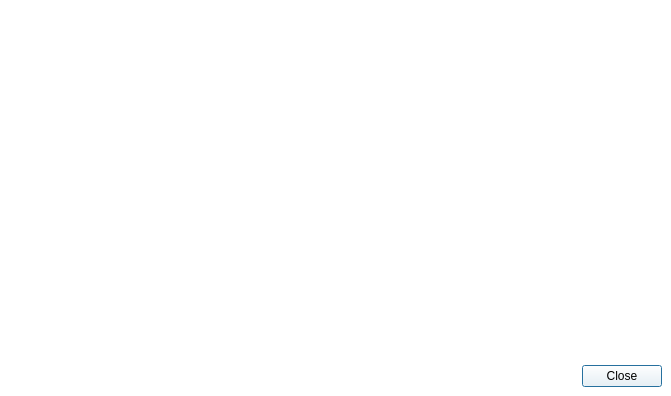
<?xml version="1.0" encoding="UTF-8"?>
<ui version="4.0">
 <class>qSlicerAppAboutDialog</class>
 <widget class="QDialog" name="qSlicerAppAboutDialog">
  <property name="geometry">
   <rect>
    <x>0</x>
    <y>0</y>
    <width>671</width>
    <height>396</height>
   </rect>
  </property>
  <property name="sizePolicy">
   <sizepolicy hsizetype="Preferred" vsizetype="Preferred">
    <horstretch>0</horstretch>
    <verstretch>0</verstretch>
   </sizepolicy>
  </property>
  <property name="palette">
   <palette>
    <active>
     <colorrole role="WindowText">
      <brush brushstyle="SolidPattern">
       <color alpha="255">
        <red>0</red>
        <green>0</green>
        <blue>0</blue>
       </color>
      </brush>
     </colorrole>
     <colorrole role="Button">
      <brush brushstyle="SolidPattern">
       <color alpha="255">
        <red>255</red>
        <green>255</green>
        <blue>255</blue>
       </color>
      </brush>
     </colorrole>
     <colorrole role="Light">
      <brush brushstyle="SolidPattern">
       <color alpha="255">
        <red>255</red>
        <green>255</green>
        <blue>255</blue>
       </color>
      </brush>
     </colorrole>
     <colorrole role="Midlight">
      <brush brushstyle="SolidPattern">
       <color alpha="255">
        <red>255</red>
        <green>255</green>
        <blue>255</blue>
       </color>
      </brush>
     </colorrole>
     <colorrole role="Dark">
      <brush brushstyle="SolidPattern">
       <color alpha="255">
        <red>127</red>
        <green>127</green>
        <blue>127</blue>
       </color>
      </brush>
     </colorrole>
     <colorrole role="Mid">
      <brush brushstyle="SolidPattern">
       <color alpha="255">
        <red>170</red>
        <green>170</green>
        <blue>170</blue>
       </color>
      </brush>
     </colorrole>
     <colorrole role="Text">
      <brush brushstyle="SolidPattern">
       <color alpha="255">
        <red>0</red>
        <green>0</green>
        <blue>0</blue>
       </color>
      </brush>
     </colorrole>
     <colorrole role="BrightText">
      <brush brushstyle="SolidPattern">
       <color alpha="255">
        <red>255</red>
        <green>255</green>
        <blue>255</blue>
       </color>
      </brush>
     </colorrole>
     <colorrole role="ButtonText">
      <brush brushstyle="SolidPattern">
       <color alpha="255">
        <red>0</red>
        <green>0</green>
        <blue>0</blue>
       </color>
      </brush>
     </colorrole>
     <colorrole role="Base">
      <brush brushstyle="SolidPattern">
       <color alpha="255">
        <red>255</red>
        <green>255</green>
        <blue>255</blue>
       </color>
      </brush>
     </colorrole>
     <colorrole role="Window">
      <brush brushstyle="SolidPattern">
       <color alpha="255">
        <red>255</red>
        <green>255</green>
        <blue>255</blue>
       </color>
      </brush>
     </colorrole>
     <colorrole role="Shadow">
      <brush brushstyle="SolidPattern">
       <color alpha="255">
        <red>0</red>
        <green>0</green>
        <blue>0</blue>
       </color>
      </brush>
     </colorrole>
     <colorrole role="AlternateBase">
      <brush brushstyle="SolidPattern">
       <color alpha="255">
        <red>255</red>
        <green>255</green>
        <blue>255</blue>
       </color>
      </brush>
     </colorrole>
     <colorrole role="ToolTipBase">
      <brush brushstyle="SolidPattern">
       <color alpha="255">
        <red>255</red>
        <green>255</green>
        <blue>220</blue>
       </color>
      </brush>
     </colorrole>
     <colorrole role="ToolTipText">
      <brush brushstyle="SolidPattern">
       <color alpha="255">
        <red>0</red>
        <green>0</green>
        <blue>0</blue>
       </color>
      </brush>
     </colorrole>
    </active>
    <inactive>
     <colorrole role="WindowText">
      <brush brushstyle="SolidPattern">
       <color alpha="255">
        <red>0</red>
        <green>0</green>
        <blue>0</blue>
       </color>
      </brush>
     </colorrole>
     <colorrole role="Button">
      <brush brushstyle="SolidPattern">
       <color alpha="255">
        <red>255</red>
        <green>255</green>
        <blue>255</blue>
       </color>
      </brush>
     </colorrole>
     <colorrole role="Light">
      <brush brushstyle="SolidPattern">
       <color alpha="255">
        <red>255</red>
        <green>255</green>
        <blue>255</blue>
       </color>
      </brush>
     </colorrole>
     <colorrole role="Midlight">
      <brush brushstyle="SolidPattern">
       <color alpha="255">
        <red>255</red>
        <green>255</green>
        <blue>255</blue>
       </color>
      </brush>
     </colorrole>
     <colorrole role="Dark">
      <brush brushstyle="SolidPattern">
       <color alpha="255">
        <red>127</red>
        <green>127</green>
        <blue>127</blue>
       </color>
      </brush>
     </colorrole>
     <colorrole role="Mid">
      <brush brushstyle="SolidPattern">
       <color alpha="255">
        <red>170</red>
        <green>170</green>
        <blue>170</blue>
       </color>
      </brush>
     </colorrole>
     <colorrole role="Text">
      <brush brushstyle="SolidPattern">
       <color alpha="255">
        <red>0</red>
        <green>0</green>
        <blue>0</blue>
       </color>
      </brush>
     </colorrole>
     <colorrole role="BrightText">
      <brush brushstyle="SolidPattern">
       <color alpha="255">
        <red>255</red>
        <green>255</green>
        <blue>255</blue>
       </color>
      </brush>
     </colorrole>
     <colorrole role="ButtonText">
      <brush brushstyle="SolidPattern">
       <color alpha="255">
        <red>0</red>
        <green>0</green>
        <blue>0</blue>
       </color>
      </brush>
     </colorrole>
     <colorrole role="Base">
      <brush brushstyle="SolidPattern">
       <color alpha="255">
        <red>255</red>
        <green>255</green>
        <blue>255</blue>
       </color>
      </brush>
     </colorrole>
     <colorrole role="Window">
      <brush brushstyle="SolidPattern">
       <color alpha="255">
        <red>255</red>
        <green>255</green>
        <blue>255</blue>
       </color>
      </brush>
     </colorrole>
     <colorrole role="Shadow">
      <brush brushstyle="SolidPattern">
       <color alpha="255">
        <red>0</red>
        <green>0</green>
        <blue>0</blue>
       </color>
      </brush>
     </colorrole>
     <colorrole role="AlternateBase">
      <brush brushstyle="SolidPattern">
       <color alpha="255">
        <red>255</red>
        <green>255</green>
        <blue>255</blue>
       </color>
      </brush>
     </colorrole>
     <colorrole role="ToolTipBase">
      <brush brushstyle="SolidPattern">
       <color alpha="255">
        <red>255</red>
        <green>255</green>
        <blue>220</blue>
       </color>
      </brush>
     </colorrole>
     <colorrole role="ToolTipText">
      <brush brushstyle="SolidPattern">
       <color alpha="255">
        <red>0</red>
        <green>0</green>
        <blue>0</blue>
       </color>
      </brush>
     </colorrole>
    </inactive>
    <disabled>
     <colorrole role="WindowText">
      <brush brushstyle="SolidPattern">
       <color alpha="255">
        <red>127</red>
        <green>127</green>
        <blue>127</blue>
       </color>
      </brush>
     </colorrole>
     <colorrole role="Button">
      <brush brushstyle="SolidPattern">
       <color alpha="255">
        <red>255</red>
        <green>255</green>
        <blue>255</blue>
       </color>
      </brush>
     </colorrole>
     <colorrole role="Light">
      <brush brushstyle="SolidPattern">
       <color alpha="255">
        <red>255</red>
        <green>255</green>
        <blue>255</blue>
       </color>
      </brush>
     </colorrole>
     <colorrole role="Midlight">
      <brush brushstyle="SolidPattern">
       <color alpha="255">
        <red>255</red>
        <green>255</green>
        <blue>255</blue>
       </color>
      </brush>
     </colorrole>
     <colorrole role="Dark">
      <brush brushstyle="SolidPattern">
       <color alpha="255">
        <red>127</red>
        <green>127</green>
        <blue>127</blue>
       </color>
      </brush>
     </colorrole>
     <colorrole role="Mid">
      <brush brushstyle="SolidPattern">
       <color alpha="255">
        <red>170</red>
        <green>170</green>
        <blue>170</blue>
       </color>
      </brush>
     </colorrole>
     <colorrole role="Text">
      <brush brushstyle="SolidPattern">
       <color alpha="255">
        <red>127</red>
        <green>127</green>
        <blue>127</blue>
       </color>
      </brush>
     </colorrole>
     <colorrole role="BrightText">
      <brush brushstyle="SolidPattern">
       <color alpha="255">
        <red>255</red>
        <green>255</green>
        <blue>255</blue>
       </color>
      </brush>
     </colorrole>
     <colorrole role="ButtonText">
      <brush brushstyle="SolidPattern">
       <color alpha="255">
        <red>127</red>
        <green>127</green>
        <blue>127</blue>
       </color>
      </brush>
     </colorrole>
     <colorrole role="Base">
      <brush brushstyle="SolidPattern">
       <color alpha="255">
        <red>255</red>
        <green>255</green>
        <blue>255</blue>
       </color>
      </brush>
     </colorrole>
     <colorrole role="Window">
      <brush brushstyle="SolidPattern">
       <color alpha="255">
        <red>255</red>
        <green>255</green>
        <blue>255</blue>
       </color>
      </brush>
     </colorrole>
     <colorrole role="Shadow">
      <brush brushstyle="SolidPattern">
       <color alpha="255">
        <red>0</red>
        <green>0</green>
        <blue>0</blue>
       </color>
      </brush>
     </colorrole>
     <colorrole role="AlternateBase">
      <brush brushstyle="SolidPattern">
       <color alpha="255">
        <red>255</red>
        <green>255</green>
        <blue>255</blue>
       </color>
      </brush>
     </colorrole>
     <colorrole role="ToolTipBase">
      <brush brushstyle="SolidPattern">
       <color alpha="255">
        <red>255</red>
        <green>255</green>
        <blue>220</blue>
       </color>
      </brush>
     </colorrole>
     <colorrole role="ToolTipText">
      <brush brushstyle="SolidPattern">
       <color alpha="255">
        <red>0</red>
        <green>0</green>
        <blue>0</blue>
       </color>
      </brush>
     </colorrole>
    </disabled>
   </palette>
  </property>
  <property name="windowTitle">
   <string>About the application</string>
  </property>
  <layout class="QGridLayout" name="gridLayout" columnstretch="1,1,0">
   <property name="margin">
    <number>0</number>
   </property>
   <item row="2" column="0" colspan="3">
    <widget class="QTextBrowser" name="SlicerLinksTextBrowser">
     <property name="sizePolicy">
      <sizepolicy hsizetype="Minimum" vsizetype="Preferred">
       <horstretch>0</horstretch>
       <verstretch>0</verstretch>
      </sizepolicy>
     </property>
     <property name="maximumSize">
      <size>
       <width>16777215</width>
       <height>50</height>
      </size>
     </property>
     <property name="frameShape">
      <enum>QFrame::NoFrame</enum>
     </property>
     <property name="verticalScrollBarPolicy">
      <enum>Qt::ScrollBarAlwaysOff</enum>
     </property>
     <property name="horizontalScrollBarPolicy">
      <enum>Qt::ScrollBarAlwaysOff</enum>
     </property>
     <property name="textInteractionFlags">
      <set>Qt::LinksAccessibleByKeyboard|Qt::LinksAccessibleByMouse</set>
     </property>
     <property name="openExternalLinks">
      <bool>true</bool>
     </property>
    </widget>
   </item>
   <item row="0" column="1" colspan="2">
    <widget class="QTextBrowser" name="CreditsTextBrowser">
     <property name="sizePolicy">
      <sizepolicy hsizetype="Expanding" vsizetype="MinimumExpanding">
       <horstretch>0</horstretch>
       <verstretch>0</verstretch>
      </sizepolicy>
     </property>
     <property name="frameShape">
      <enum>QFrame::NoFrame</enum>
     </property>
     <property name="lineWidth">
      <number>0</number>
     </property>
     <property name="verticalScrollBarPolicy">
      <enum>Qt::ScrollBarAsNeeded</enum>
     </property>
     <property name="horizontalScrollBarPolicy">
      <enum>Qt::ScrollBarAsNeeded</enum>
     </property>
     <property name="readOnly">
      <bool>true</bool>
     </property>
     <property name="openExternalLinks">
      <bool>true</bool>
     </property>
    </widget>
   </item>
   <item row="0" column="0">
    <widget class="ctkThumbnailLabel" name="SlicerLabel">
     <property name="minimumSize">
      <size>
       <width>256</width>
       <height>0</height>
      </size>
     </property>
     <property name="textPosition">
      <set>Qt::AlignCenter</set>
     </property>
     <property name="pixmap">
      <pixmap resource="../App.qrc">:/Logo.png</pixmap>
     </property>
     <property name="transformationMode">
      <enum>Qt::SmoothTransformation</enum>
     </property>
     <property name="selectedColor">
      <color alpha="0">
       <red>255</red>
       <green>255</green>
       <blue>255</blue>
      </color>
     </property>
    </widget>
   </item>
   <item row="3" column="2">
    <widget class="QWidget" name="ButtonBoxWidget" native="true">
     <layout class="QHBoxLayout" name="ButtonBoxlLayout">
      <property name="leftMargin">
       <number>0</number>
      </property>
      <property name="topMargin">
       <number>0</number>
      </property>
      <item>
       <widget class="QDialogButtonBox" name="ButtonBox">
        <property name="standardButtons">
         <set>QDialogButtonBox::Close</set>
        </property>
       </widget>
      </item>
     </layout>
    </widget>
   </item>
  </layout>
 </widget>
 <customwidgets>
  <customwidget>
   <class>ctkThumbnailLabel</class>
   <extends>QWidget</extends>
   <header>ctkThumbnailLabel.h</header>
  </customwidget>
 </customwidgets>
 <resources>
  <include location="../App.qrc"/>
  <include location="../../../../../../../.designer/App.qrc"/>
 </resources>
 <connections/>
</ui>
